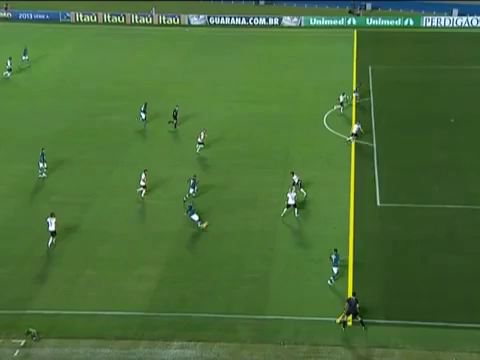
#> input picture frame 30 of sample_41.mp4, 480 x 360 px, given in place of sample23.mp4, which was not available
$ jupyter execute field_detection.ipynb
#> lines starting #> are read from the running program, lines starting #| are printed output that depends on the picture; after the words box and inside, x2 and y2 are one past the last pixel; in counts of white or black regions, pixels touching at a corner belong together; pictures that were not available may be replaced by others from this repository, and a replacement may not be noted
[cell 1]
import cv2
import matplotlib.pyplot as plt
from time import sleep
import numpy as np

def show_img(img, size=(15, 15)):
    plt.figure(figsize=size)

    if len(img.shape) == 2:
        plt.gray()
        plt.imshow(img)
    else:
        plt.imshow(img[:, :, ::-1])
    plt.show()

def play_video(video_path, f = lambda x: x, frames=-1, window_name='Video', fps=30, **kwargs):
#> called with video_path = '../samples_offside/sample23.mp4', frames = -1, window_name = 'Video', fps = 30
    vidcap = cv2.VideoCapture(video_path)

    if vidcap.isOpened():
        length = vidcap.get(cv2.CAP_PROP_FRAME_COUNT) if frames == -1 else frames
        success,img = vidcap.read()
#> img is the input picture: shape (360, 480, 3); mean B, G, R 56.2, 110.9, 74.7

        old_frame, k, counter = img, -1, 0
#> k = -1; counter = 0
        while success and counter != frames and k != ord('q'):
            old_frame = img
            cv2.imshow(window_name, f(img, **kwargs))

            sleep(1/fps)
            success, img = vidcap.read()
            k = cv2.waitKey(1)
            counter += 1

            pos = int(counter/length * 90)
            print('Playing video: ' + '[' + pos*'o' + '>' + ' '*(90 - pos) + ']', end='\r')

        cv2.destroyAllWindows()
        vidcap.release()
    else:
        print("Couldn't open the video!")

    return old_frame

def get_gray(img):
    return cv2.cvtColor(img, cv2.COLOR_BGR2GRAY)

# Colored images as input
def whitefy(img, b_threshold=70, g_threshold=127, r_threshold=100, bright=20):
#> called with b_threshold = 70, g_threshold = 127, r_threshold = 100, bright = 20
    B, G, R = cv2.split(img)
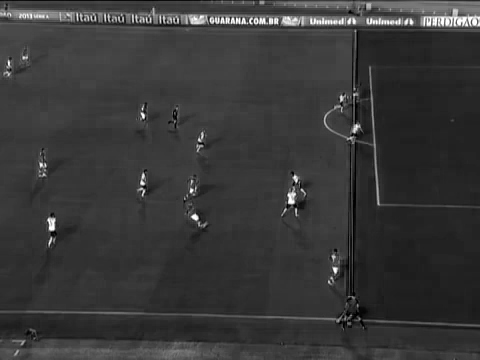
#> B: shape (360, 480); min 0, max 255, mean 56.2
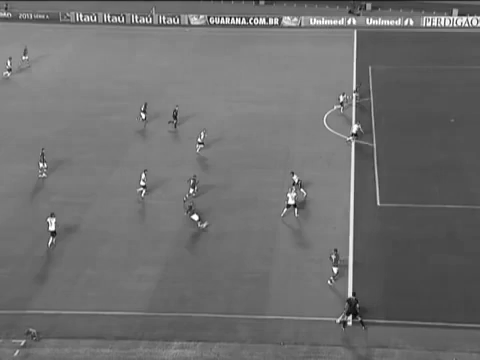
#> G: shape (360, 480); min 4, max 255, mean 110.9
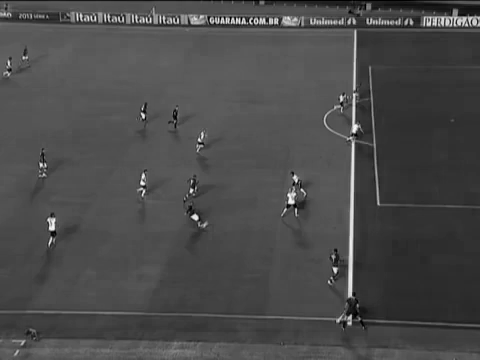
#> R: shape (360, 480); min 0, max 252, mean 74.7

    _, B = cv2.threshold(B, b_threshold, 255, cv2.THRESH_BINARY)
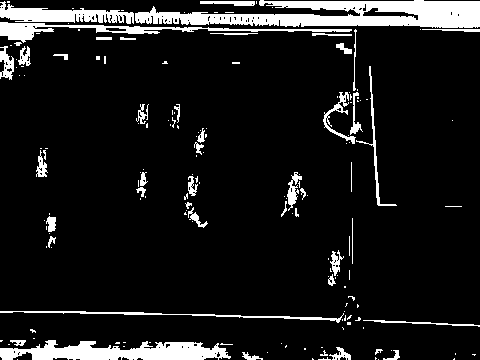
#> B: shape (360, 480); 10.2% white; 167 white regions (119 under 20 px), largest, box (x1, y1, x2, y2) and area: (135, 0, 480, 28) 6005, (0, 340, 231, 360) 2989, (0, 22, 352, 43) 1649
    _, G = cv2.threshold(G, g_threshold, 255, cv2.THRESH_BINARY)
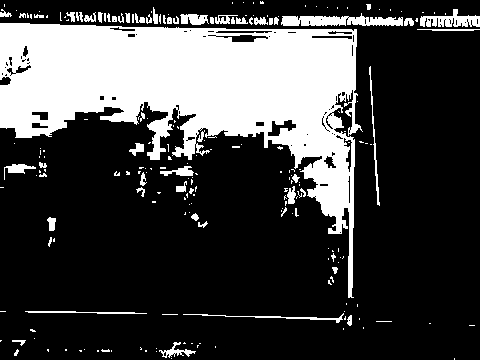
#> G: shape (360, 480); 26.2% white; 211 white regions (153 under 20 px), largest, box (x1, y1, x2, y2) and area: (0, 23, 363, 298) 39379, (281, 13, 403, 26) 1016, (420, 9, 480, 27) 579
    _, R = cv2.threshold(R, r_threshold, 255, cv2.THRESH_BINARY)
#> R: shape (360, 480); 3.8% white; 219 white regions (155 under 20 px), largest, box (x1, y1, x2, y2) and area: (323, 105, 356, 299) 882, (421, 9, 480, 27) 527, (350, 29, 363, 135) 384

    mask = cv2.bitwise_and(cv2.bitwise_and(B, G), R)
#> mask: shape (360, 480); 3% white; 210 white regions (145 under 20 px), largest, box (x1, y1, x2, y2) and area: (421, 9, 480, 27) 526, (369, 67, 380, 206) 242, (180, 14, 209, 25) 235

    bright = np.ones(img.shape, dtype=np.uint8) * bright
    bright = cv2.bitwise_and(bright, bright, mask=mask)

    return img + bright
#> in get_gray, `return cv2.cvtColor(img, cv2.COLOR_BGR2GRAY)`:
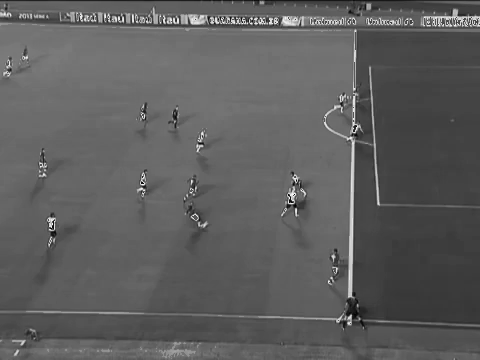
#> returned value: shape (360, 480); min 2, max 250, mean 93.7
#> in treatment, `img = cv2.Canny(img, 100, 200, True)`: img: shape (360, 480); 3.9% white in thin lines or dots

# WIP
def whitefy_best_green(img, b_threshold=70, g_threshold=127, r_threshold=100, bright=20, c=1):
    B, G, R = cv2.split(img)
    best_green, best_green2 = np.int8(G > B*(1+c/10)), np.int8(G > R*(1+c/10))
    best_green = np.int16(cv2.bitwise_and(best_green, best_green, mask=best_green2))*10

    _, B = cv2.threshold(B, b_threshold, 255, cv2.THRESH_BINARY)
    _, G = cv2.threshold(G, g_threshold, 255, cv2.THRESH_BINARY)
    _, R = cv2.threshold(R, r_threshold, 255, cv2.THRESH_BINARY)
    _, best_green = cv2.threshold(best_green, 1, 255, cv2.THRESH_BINARY)

    mask = cv2.bitwise_and(cv2.bitwise_and(B, G),R)
    best_green_and_white = cv2.bitwise_and(best_green, best_green, mask=mask)

    bright = np.ones(img.shape, dtype=np.uint8) * bright
    bright = cv2.bitwise_and(bright, bright, mask=mask)

    return best_green_and_white

def get_edges_with_diff(img, se_1=2, se_2=2, shape_idx=0, iterations_erode=1, iterations_dilate=1):
#> called with se_1 = 2, se_2 = 2, shape_idx = 0, iterations_erode = 1, iterations_dilate = 1
    shape = (cv2.MORPH_ELLIPSE, cv2.MORPH_CROSS, cv2.MORPH_RECT)
    se = cv2.getStructuringElement(shape[shape_idx%len(shape)], (se_1, se_2))

    img_prev = cv2.erode(img, se, iterations=iterations_erode)
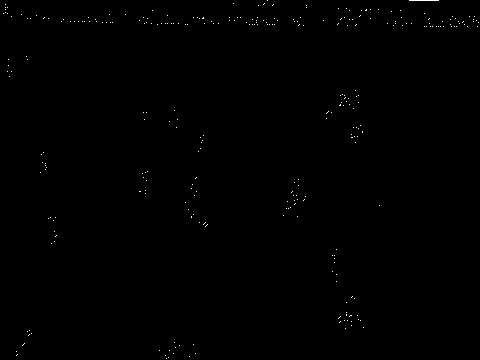
#> img_prev: shape (360, 480); 0.21% white in thin lines or dots
    img = cv2.dilate(img, se, iterations=iterations_dilate)
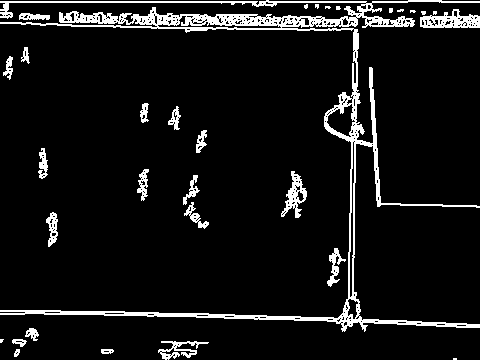
#> img: shape (360, 480); 7.9% white; 31 white regions (11 under 20 px), largest, box (x1, y1, x2, y2) and area: (0, 0, 480, 332) 9757, (420, 9, 480, 28) 662, (281, 171, 307, 218) 477

    return img - img_prev
#> returned value: shape (360, 480); 7.7% white in thin lines or dots
#> in dilate, `return cv2.dilate(img, se, iterations=iterations)`: returned value: shape (360, 480); 14.5% white; 20 white regions (1 under 20 px), largest, box (x1, y1, x2, y2) and area: (0, 0, 480, 335) 18993, (420, 9, 480, 31) 1076, (281, 171, 310, 221) 788

def erode(img, se_1=2, se_2=2, shape_idx=0, iterations=1):
#> called with se_1 = 1, se_2 = 2, shape_idx = 0, iterations = 3
    shape = (cv2.MORPH_ELLIPSE, cv2.MORPH_CROSS, cv2.MORPH_RECT)
    se = cv2.getStructuringElement(shape[shape_idx%len(shape)], (se_1, se_2))

    return cv2.erode(img, se, iterations=iterations)
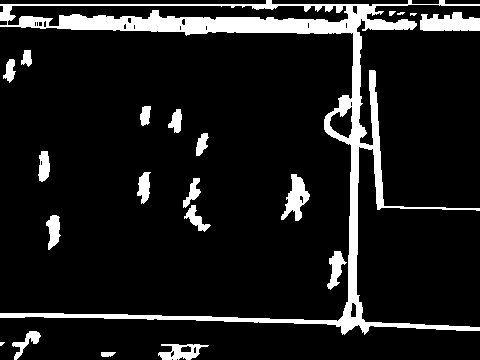
#> returned value: shape (360, 480); 10.9% white; 21 white regions (3 under 20 px), largest, box (x1, y1, x2, y2) and area: (0, 0, 480, 335) 13722, (420, 12, 480, 31) 877, (281, 174, 310, 221) 657

def dilate(img, se_1=2, se_2=2, shape_idx=0, iterations=1):
    shape = (cv2.MORPH_ELLIPSE, cv2.MORPH_CROSS, cv2.MORPH_RECT)
    se = cv2.getStructuringElement(shape[shape_idx%len(shape)], (se_1, se_2))

    return cv2.dilate(img, se, iterations=iterations)

def calibrate(img, f, args, range_min=0, range_max=255, title='calibrating'):
    cv2.imshow(title, img)

    for arg in args:
        cv2.createTrackbar(arg, title, range_min, range_max, lambda x : x)

    new_img, k = img, -1
    while k != ord('q'):
        cv2.imshow(title, new_img)
        new_kwargs = {k: v for k,v in ((arg, cv2.getTrackbarPos(arg, title)) for arg in args)}
        new_img = f(img, **new_kwargs)
        k = cv2.waitKey(1)
    cv2.destroyAllWindows()

def show_lines(img, img_orig):
    lines = cv2.HoughLinesP(img, 1,np.pi/180,200, minLineLength=100, maxLineGap=5)
#> lines = 26 rows, first 6: [15, 313, 479, 329], [59, 25, 479, 25], [59, 22, 479, 22], [0, 4, 479, 4], [0, 26, 358, 26], [59, 24, 479, 24]
    for line in lines:
        x1,y1,x2,y2 = line[0]
        cv2.line(img_orig,(x1,y1),(x2,y2),(210,247,1),2)
#> this loop made 26 passes
#> (x1, y1, x2, y2) on passes 1 to 12: (15, 313, 479, 329), (59, 25, 479, 25), (59, 22, 479, 22), (0, 4, 479, 4), (0, 26, 358, 26), (59, 24, 479, 24), (0, 5, 407, 5), (59, 21, 327, 21), (21, 27, 357, 27), (59, 19, 324, 19), (102, 314, 479, 327), (59, 23, 479, 23)
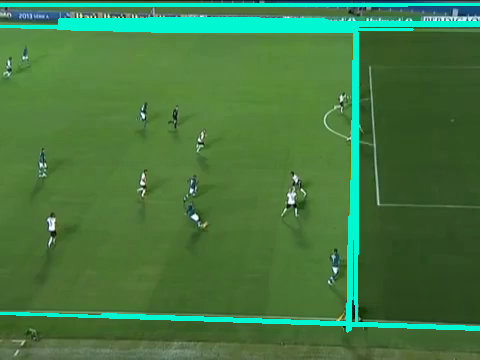
#> img_orig: shape (360, 480, 3); 6.98% of pixels changed, all inside (x1, y1, x2, y2) = (0, 3, 480, 333)
    return img_orig

[cell 2]
def treatment(img, lines=False):
    img_orig = img
#     show_img(img_orig)

    img = whitefy(img_orig)
#     show_img(img)

    img = get_gray(img)
#     show_img(img)

    img = cv2.Canny(img, 100, 200, True)
#     show_img(img)

    img = get_edges_with_diff(img)
#     show_img(img)

    img = dilate(img, se_1=2, se_2=2, shape_idx=0, iterations=3)
#     show_img(img)

#     img = cv2.blur(img, (4, 4))
#     show_img(img)

    img = erode(img, shape_idx=0, se_1=1, se_2=2, iterations=3)
#     show_img(img)

#     img = cv2.Canny(img, 100, 200, True, apertureSize=3)
#     show_img(img)

    if lines:
        show_lines(img, img_orig)
        return img_orig
    return img

for i in range(21, 22):
    i = 23
    play_video(f'../samples_offside/sample{i}.mp4', f=treatment, frames=-1, lines=True)
#> (key q is pressed here)
#> in play_video, `counter += 1`: counter = 1
#> in play_video, `pos = int(counter/length * 90)`: pos = 0
#| Playing video: [>                                                                                          ]
    play_video(f'../samples_offside/sample{i}.mp4', f=treatment, frames=-1, lines=False)
#> (key Esc is pressed here)
#| Playing video: [>                                                                                          ]
    break

# [9 lines of commented-out code are left out]

$ run again, starting later in the video
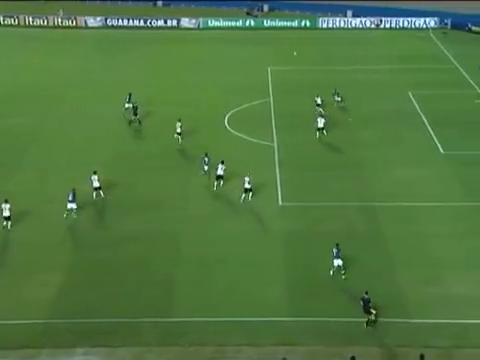
#> input picture frame 135 of sample_41.mp4, 480 x 360 px, given in place of sample23.mp4, which was not available
#> in play_video, img is the input picture: shape (360, 480, 3); mean B, G, R 64.4, 119.5, 80.8
#> in play_video, `old_frame, k, counter = img, -1, 0`: k = -1; counter = 0
#> in whitefy, `_, B = cv2.threshold(B, b_threshold, 255, cv2.THRESH_BINARY)`:
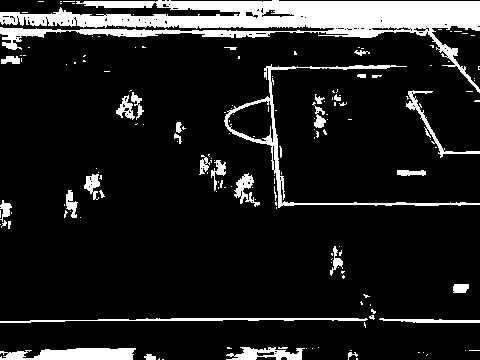
#> B: shape (360, 480); 12.5% white; 164 white regions (129 under 20 px), largest, box (x1, y1, x2, y2) and area: (0, 0, 480, 93) 13078, (224, 64, 480, 208) 1874, (0, 348, 136, 360) 1295
#> mask: shape (360, 480); 3.5% white; 112 white regions (72 under 20 px), largest, box (x1, y1, x2, y2) and area: (318, 11, 438, 28) 1027, (225, 65, 295, 206) 685, (179, 17, 242, 28) 397
#> img_prev: shape (360, 480); 0.14% white in thin lines or dots
#> lines = 21 rows, first 6: [0, 4, 479, 4], [263, 29, 454, 29], [0, 27, 454, 27], [67, 324, 479, 324], [0, 5, 279, 5], [0, 30, 255, 30]
#> the loop in show_lines, `for line in lines:` made 21 passes
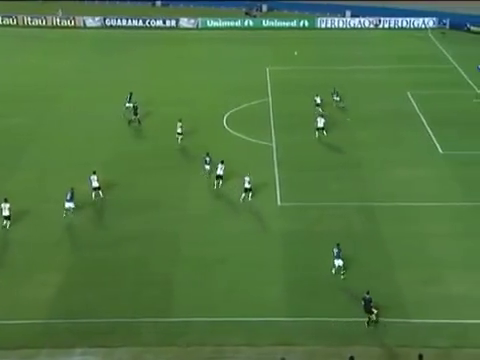
#> input picture frame 136 of sample_41.mp4, 480 x 360 px, given in place of sample23.mp4, which was not available
#> in play_video, img is the input picture: shape (360, 480, 3); mean B, G, R 64.5, 119.5, 80.8
#> in play_video, `counter += 1`: counter = 1
#> pos = 0
#| Playing video: [>                                                                                          ]
#| Playing video: [>                                                                                          ]

$ run again, starting later in the video
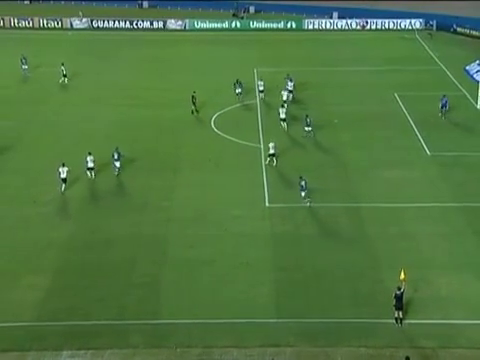
#> input picture frame 240 of sample_41.mp4, 480 x 360 px, given in place of sample23.mp4, which was not available
#> in play_video, img is the input picture: shape (360, 480, 3); mean B, G, R 64.6, 119.1, 80.1
#> in play_video, `old_frame, k, counter = img, -1, 0`: k = -1; counter = 0
#> mask: shape (360, 480); 3.5% white; 147 white regions (92 under 20 px), largest, box (x1, y1, x2, y2) and area: (303, 12, 424, 29) 988, (254, 68, 288, 207) 415, (416, 32, 480, 109) 372
#> img_prev: shape (360, 480); 0.17% white in thin lines or dots
#> lines = 22 rows, first 6: [0, 4, 479, 4], [0, 34, 479, 34], [18, 325, 479, 325], [33, 35, 479, 35], [0, 28, 439, 28], [0, 25, 439, 25]
#> the loop in show_lines, `for line in lines:` made 22 passes
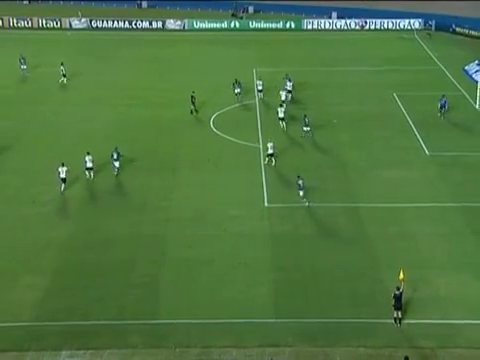
#> input picture frame 241 of sample_41.mp4, 480 x 360 px, given in place of sample23.mp4, which was not available
#> in play_video, img is the input picture: shape (360, 480, 3); mean B, G, R 64.4, 119, 79.9
#> in play_video, `counter += 1`: counter = 1
#> pos = 0
#| Playing video: [>                                                                                          ]
#| Playing video: [>                                                                                          ]
